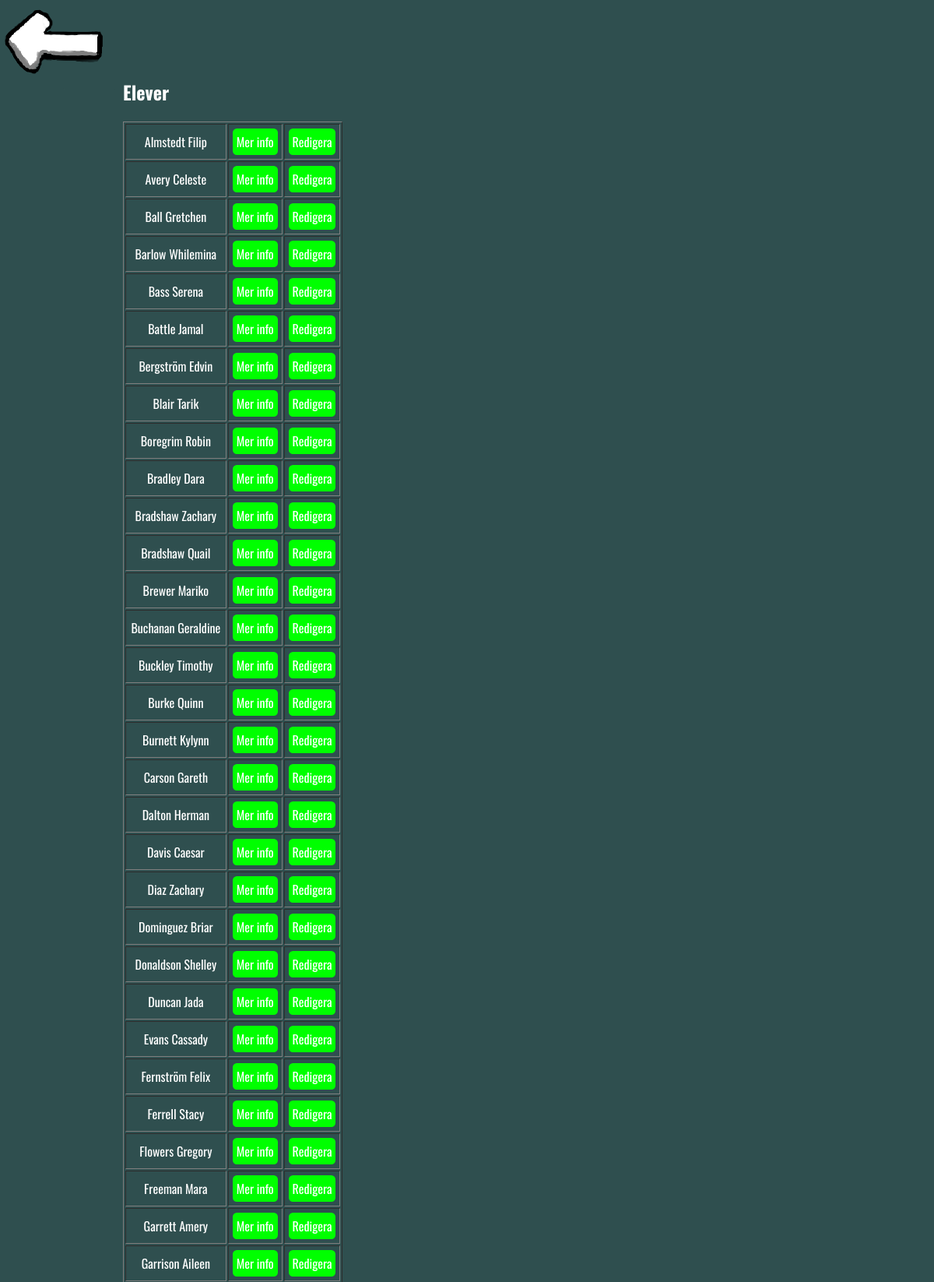
Screenshot of /Php/list_Elever.php (upper part) with the database file from the repository.
### tables this page shows
create table Elev(
	ID integer not null auto_increment primary key,
	Namn varchar(50),
	Efternamn varchar(50),
	Klass varchar(20)
);

### Php/list_Elever.php (the view, shortened to what this page needs)
<?php
include 'config.php';
$sql = 'SELECT * from Elev ORDER by Efternamn';
if($mysqli = connect_db()){
    $result = $mysqli->query($sql);
    print_r($mysqli->error);
}
?>
<!DOCTYPE html>
<html>
    <head>
        <link rel="stylesheet" href="style.css">
    </head>
    <body>
    <div id="back"><a href="index.php"><img src="img.png"></a></div>
    <div id="block">
    <form>
        <table border='solid'>
            <?php
            echo '<h2>Elever</h2>';
                while($row = $result->fetch_array()) {
                    echo "
                    <tr>
                        <td> ". $row['Efternamn'] ." ". $row['Namn'] . "</td>
                        <td> <a href=Elev.php?ElevId=".$row['ID'] . " class='Btn green'>Mer info</a></td>
                        <td><a href='UpdateElev.php?ElevId=".$row['ID'] . "' class='Btn green'>Redigera</a></td>
                    </tr>";
                }
            ?>
        </table>
    </form>
    </div>
    </body>
</html>

### Php/style.css (style rules this page uses)
body { background-color: darkslategray; color: white; font-family: 'Oswald', sans-serif; }
td { text-align: center; padding: 5px; }
.Btn { display:block; padding: 5px; border-radius: 4pt; }
.green { background-color: lime; }
a { color:white; text-decoration: none; display:block; }
#back { position: absolute; top:0px; left:-15px; }
#block { margin-top: 100px; margin-left: 150px; }

### rows the page displays
elev: Efternamn "Almstedt", Namn "Filip"
elev: Efternamn "Avery", Namn "Celeste"
elev: Efternamn "Ball", Namn "Gretchen"
elev: Efternamn "Barlow", Namn "Whilemina"
elev: Efternamn "Bass", Namn "Serena"
elev: Efternamn "Battle", Namn "Jamal"
elev: Efternamn "Bergström", Namn "Edvin"
elev: Efternamn "Blair", Namn "Tarik"
elev: Efternamn "Boregrim", Namn "Robin"
elev: Efternamn "Bradley", Namn "Dara"
elev: Efternamn "Bradshaw", Namn "Zachary"
elev: Efternamn "Bradshaw", Namn "Quail"
elev: Efternamn "Brewer", Namn "Mariko"
elev: Efternamn "Buchanan", Namn "Geraldine"
elev: Efternamn "Buckley", Namn "Timothy"
elev: Efternamn "Burke", Namn "Quinn"
elev: Efternamn "Burnett", Namn "Kylynn"
elev: Efternamn "Carson", Namn "Gareth"
elev: Efternamn "Dalton", Namn "Herman"
elev: Efternamn "Davis", Namn "Caesar"
elev: Efternamn "Diaz", Namn "Zachary"
elev: Efternamn "Dominguez", Namn "Briar"
elev: Efternamn "Donaldson", Namn "Shelley"
elev: Efternamn "Duncan", Namn "Jada"
elev: Efternamn "Evans", Namn "Cassady"
elev: Efternamn "Fernström", Namn "Felix"
elev: Efternamn "Ferrell", Namn "Stacy"
elev: Efternamn "Flowers", Namn "Gregory"
elev: Efternamn "Freeman", Namn "Mara"
elev: Efternamn "Garrett", Namn "Amery"
elev: Efternamn "Garrison", Namn "Aileen"
